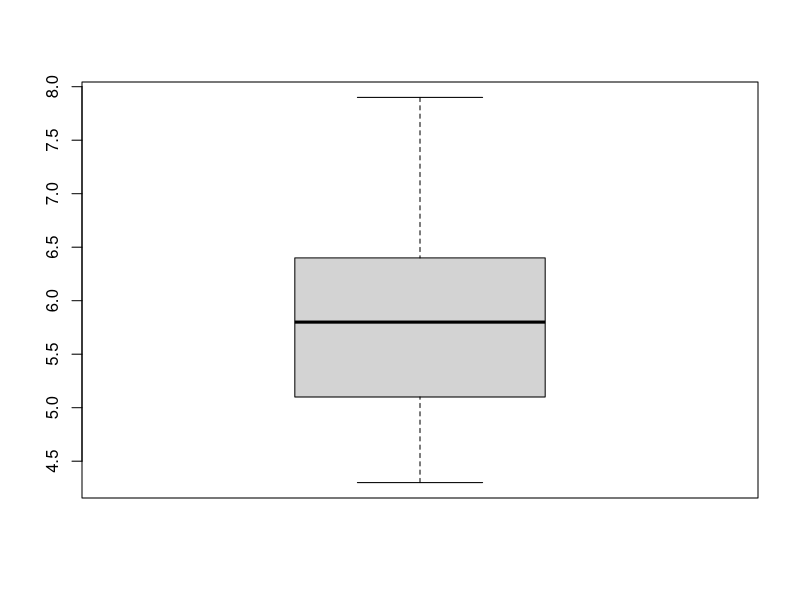
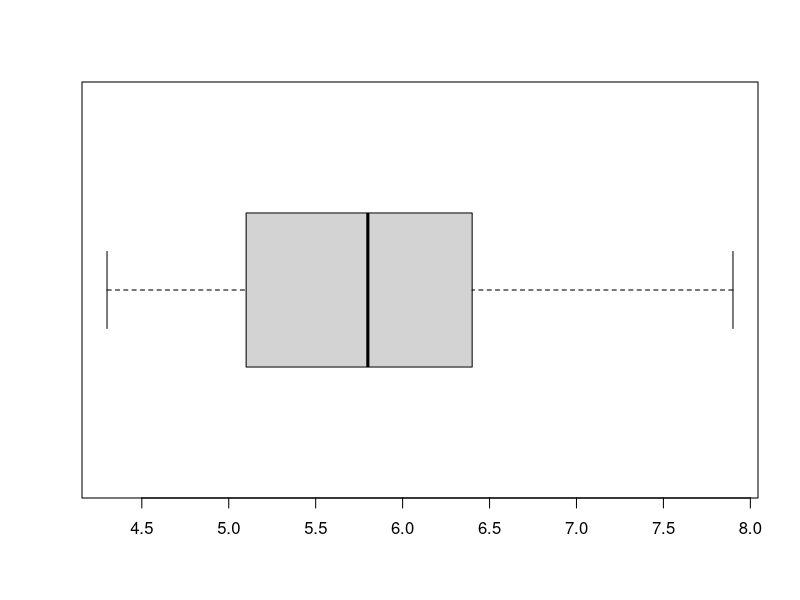
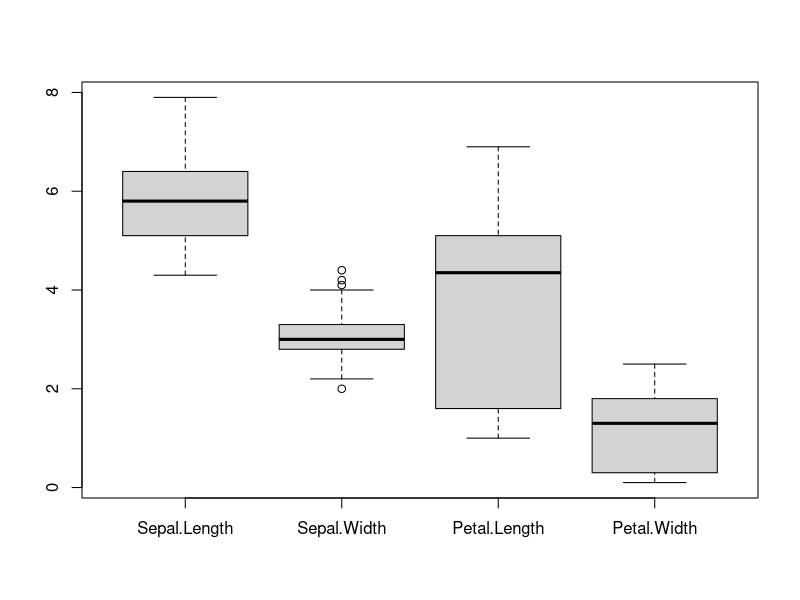
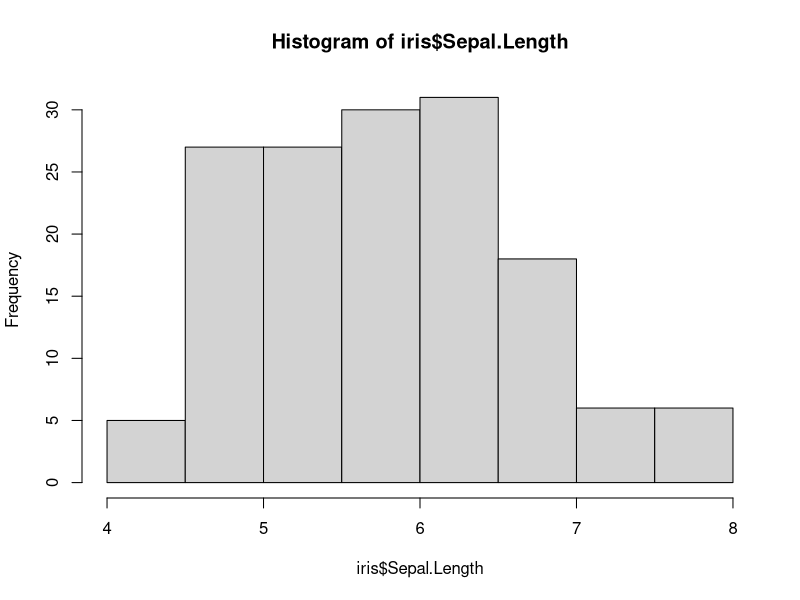
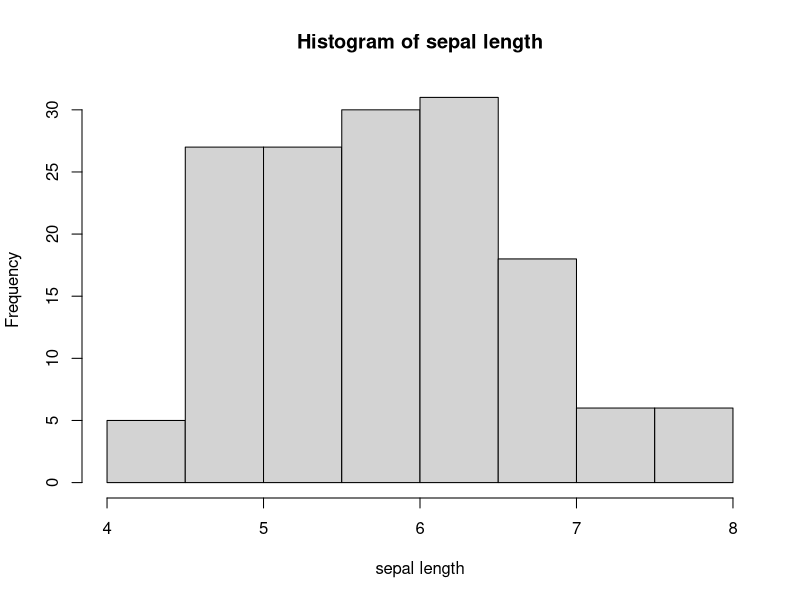
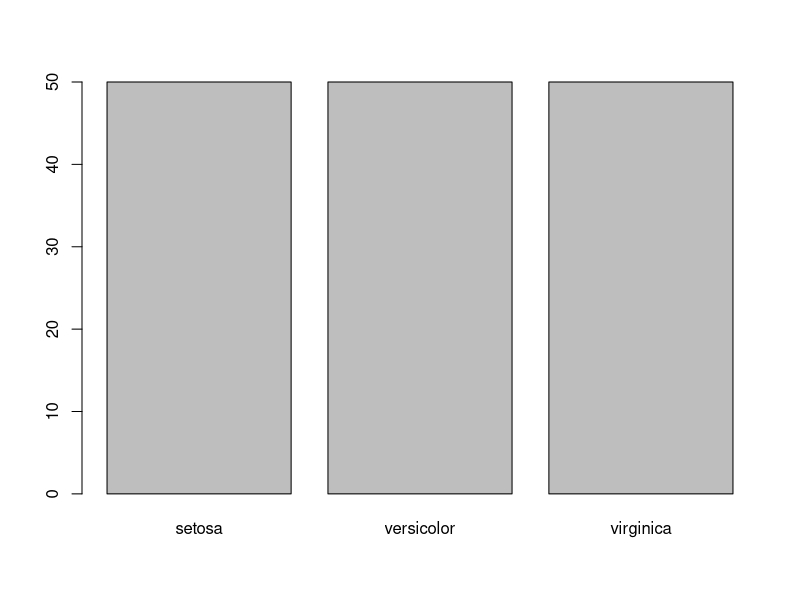
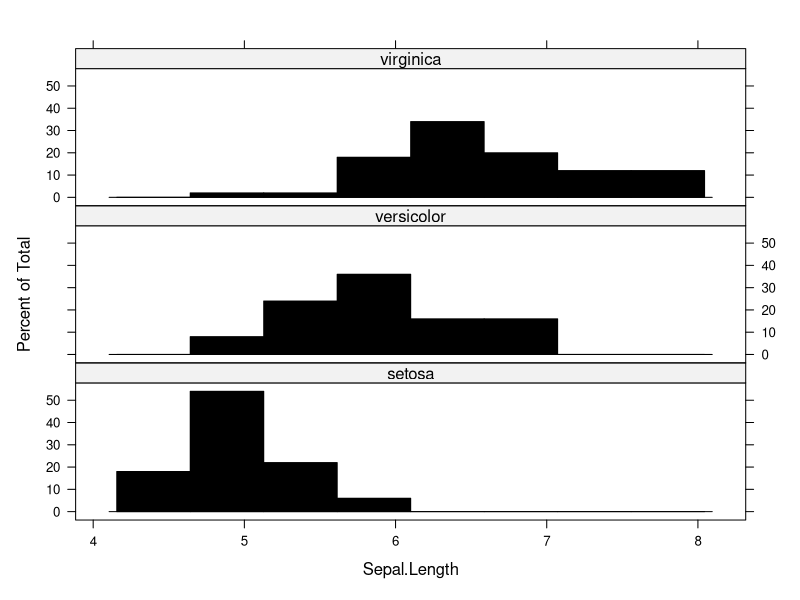
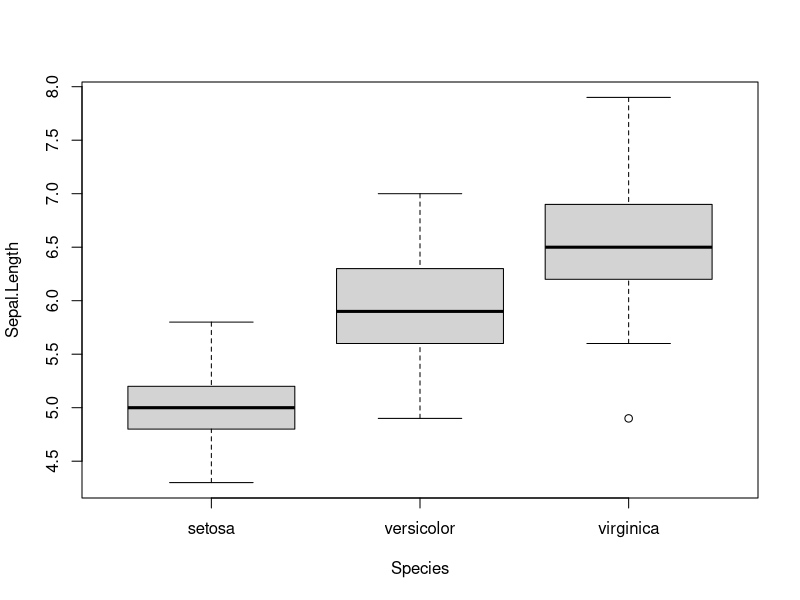

Source code (R) for these figures, in order:
library(datasets)
data(iris)
str(iris)
head(iris)
mean(iris$Sepal.Length)
median(iris$Sepal.Length)
range(iris$Sepal.Length)
diff(range(iris$Sepal.Length))
#quartiles
#frist arrange in ascending order
#calculate median
#
summary(iris$Sepal.Length)
summary(iris)

#number of observations
#number of features
#data types
#sample data

#analysis of continuous data

#central tendency
#spread or dispersion

#central tendency
#mean - sum of all the values / number of values

#median  - arrange values in ascending order - get the center values 
#then do the average

#Spread(Range) - maximum - minimum

#Spread quartiles  - 
#box splot or whisker plot

boxplot(iris$Sepal.Length)

boxplot(iris$Sepal.Length, horizontal = TRUE)
boxplot.stats(iris$Sepal.Length)
boxplot(iris[1:4])

#histogram
hist(iris$Sepal.Length)

hist(iris$Sepal.Length,
    main = "Histogram of sepal length",
    xlab = "sepal length"
    )


#variance and standard deviation
var(iris$Sepal.Length)
sd(iris$Sepal.Length)

#analysis of categorical data
#frequency distribution
#category statistics

#frequency distribution
table(iris$Species)
barplot(table(iris$Species))
prop.table(table(iris$Species))
prop.table(table(iris$Species)) * 100

#category statistics

install.packages("psych")
library("psych")
describeBy(iris, group = iris$Species)
library(lattice)
histogram(~Sepal.Length | Species,
    data = iris,
    layout = c(1, 3),
    col="black")
boxplot(Sepal.Length~Species, data=iris)